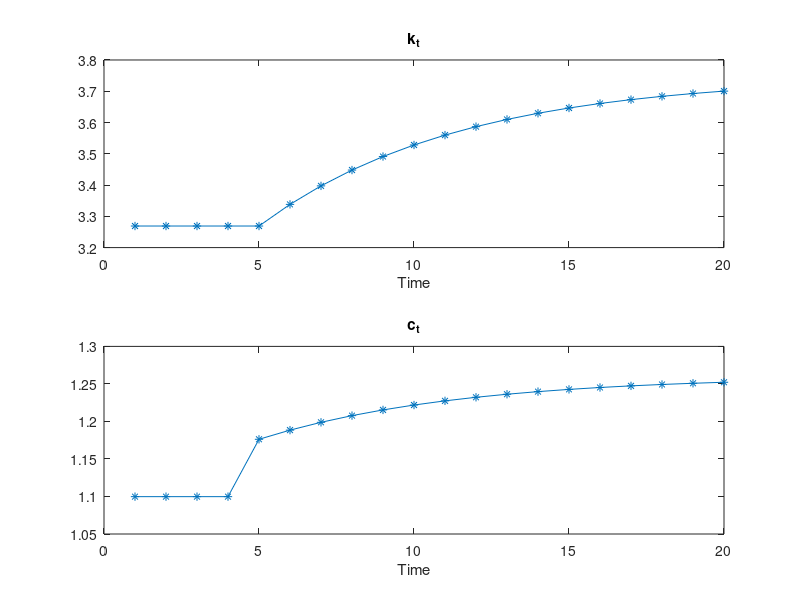
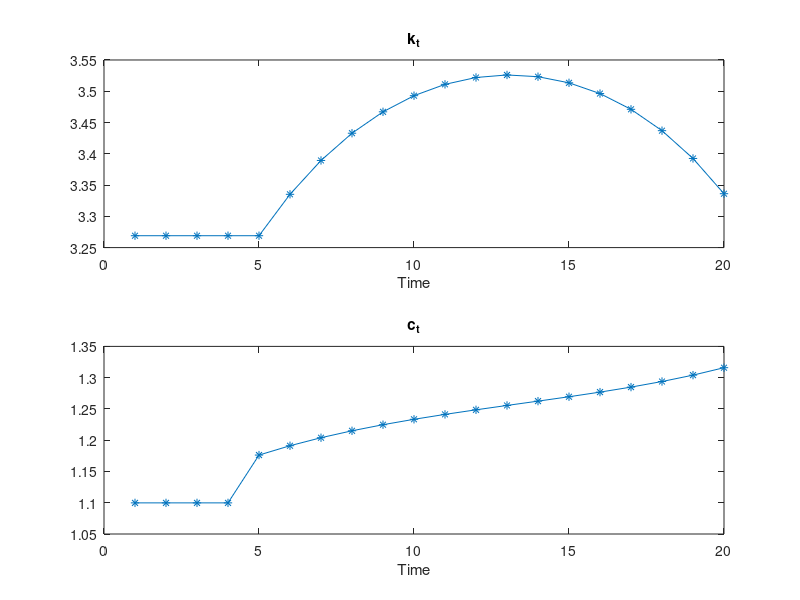

These charts were generated, in order, by the following MATLAB code: (Note: this script raises an error after producing the figures.)
clear
clc

% Solution code of Problem Set 2, ECON712
% Written by Anson Zhou, updated for 2017

%% Problem 1
z = 1;
alpha = 0.3;
delta = 0.1;
beta = 0.97;

% steady state
k_bar = ((1./(alpha*z))*(1./beta-(1-delta))).^(1./(alpha-1));
c_bar = z*k_bar.^alpha-delta*k_bar;

% compute the Jacobian matrix at steady state
J_11 = z*alpha*(k_bar).^(alpha-1)+(1-delta);
J_12 = -1;
J_21 = (c_bar*beta)*z*alpha*(alpha-1)*k_bar.^(alpha-2)...
    *(alpha*z*k_bar.^(alpha-1)+(1-delta));
J_22 = beta*(1-delta+z*alpha*k_bar^(alpha-1))...
    +(c_bar*beta)*z*alpha*(alpha-1)*k_bar.^(alpha-2)*(-1);
J = [J_11, J_12; J_21, J_22];

% eigenvalues and eigenvectors
[V,D]=eig(J);

% new steady state
z = z + 0.1;
k_bar2 = ((1./(alpha*z))*(1./beta-(1-delta))).^(1./(alpha-1));
c_bar2 = z*k_bar2.^alpha-delta*k_bar2;

% Jacobian matrix at new steady state
J2_11 = z*alpha*(k_bar2).^(alpha-1)+(1-delta);
J2_12 = -1;
J2_21 = (c_bar2*beta)*z*alpha*(alpha-1)*k_bar2.^(alpha-2)...
    *(alpha*z*k_bar2.^(alpha-1)+(1-delta));
J2_22 = beta*(1-delta+z*alpha*k_bar2^(alpha-1))...
    +(c_bar2*beta)*z*alpha*(alpha-1)*k_bar2.^(alpha-2)*(-1);
J2 = [J2_11, J2_12; J2_21, J2_22];

% eigenvalues and eigenvectors
[V2,D2]=eig(J2);

% determine coefficients for specific solution
t0 = 5;
m2 = (k_bar-k_bar2)/(V2(1,2).* D2(2,2).^t0);

% response at t0
c_t0 = c_bar2 + V2(2,2)*m2*(D2(2,2).^t0);

% trajectory using linearized saddle path
Prd = 20-t0+1;
Trj1 = zeros(2,Prd);
Trj1(1,1) = k_bar;
Trj1(2,1) = c_t0;
for i = 2:Prd
    Trj1(:,i)=[k_bar2; c_bar2]+J2*(Trj1(:,i-1)-[k_bar2; c_bar2]);
end

% trajectory using original equation and the "jump" of c_5 calculated under
% linearization
Trj2 = zeros(2,Prd);
Trj2(1,1)=k_bar;
Trj2(2,1)=c_t0;
for i = 2:Prd
    k = Trj2(1,i-1);
    c = Trj2(2,i-1);
    Trj2(1,i) = z*k.^alpha + (1-delta)*k - c;
    Trj2(2,i) = (1-delta+z*alpha*k.^(alpha-1))*beta*c;
end

before = repmat([k_bar; c_bar],1, t0-1);
Trj1_whole = [before, Trj1];   % Transition under linear hypothesis
Trj2_whole = [before, Trj2];   % Actual transition using "jump" from linearization

time = 1:20;

% Linear plot
figure
subplot(2,1,1)       % add first plot in 2 x 1 grid
plot(time,Trj1_whole(1,:),'-*')
xlabel('Time')
title('k_t')

subplot(2,1,2)       % add first plot in 2 x 1 grid
plot(time,Trj1_whole(2,:),'-*')
xlabel('Time')
title('c_t')


% Showing linear value under actual dynamics does not converge
figure
subplot(2,1,1)       % add first plot in 2 x 1 grid
plot(time,Trj2_whole(1,:),'-*')
xlabel('Time')
title('k_t')

subplot(2,1,2)       % add first plot in 2 x 1 grid
plot(time,Trj2_whole(2,:),'-*')
xlabel('Time')
title('c_t')

% find actual c_t0 needed.
M = 10000;
C_range = linspace(c_bar, c_bar2, M);
Distance = zeros(1,M);
for i = 1:M
    Distance(1,i)=calib( C_range(i), alpha, beta, delta, z, k_bar, k_bar2, c_bar2);
end
[DD,I] = min(Distance);
c_star = C_range(I);

Trj3 = zeros(2,Prd);
Trj3(1,1)=k_bar;
Trj3(2,1)=c_star;
for i = 2:Prd
    k = Trj3(1,i-1);
    c = Trj3(2,i-1);
    Trj3(1,i) = z*k.^alpha + (1-delta)*k - c;
    Trj3(2,i) = (1-delta+z*alpha*k.^(alpha-1))*beta*c;
end

Trj3_whole = [before, Trj3];  

% Actual transition using "shooting algorithm"
% Actual transition, using c_5 calculated from "shooting algorithm"
figure
subplot(2,1,1)       % add first plot in 2 x 1 grid
plot(time,Trj3_whole(1,:),'-*')
xlabel('Time')
title('k_t')

subplot(2,1,2)       % add first plot in 2 x 1 grid
plot(time,Trj3_whole(2,:),'-*')
xlabel('Time')
title('c_t')

